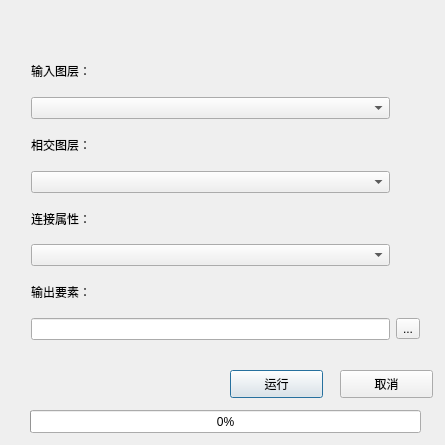
<?xml version="1.0" encoding="UTF-8"?>
<ui version="4.0">
 <class>OverlayAnalysisWindowClass</class>
 <widget class="QDialog" name="OverlayAnalysisWindowClass">
  <property name="geometry">
   <rect>
    <x>0</x>
    <y>0</y>
    <width>445</width>
    <height>445</height>
   </rect>
  </property>
  <property name="minimumSize">
   <size>
    <width>445</width>
    <height>445</height>
   </size>
  </property>
  <property name="maximumSize">
   <size>
    <width>445</width>
    <height>445</height>
   </size>
  </property>
  <property name="windowTitle">
   <string>叠加分析</string>
  </property>
  <widget class="QPushButton" name="startpushButton">
   <property name="geometry">
    <rect>
     <x>230</x>
     <y>370</y>
     <width>93</width>
     <height>28</height>
    </rect>
   </property>
   <property name="text">
    <string>运行</string>
   </property>
  </widget>
  <widget class="QPushButton" name="cancelpushButton">
   <property name="geometry">
    <rect>
     <x>340</x>
     <y>370</y>
     <width>93</width>
     <height>28</height>
    </rect>
   </property>
   <property name="text">
    <string>取消</string>
   </property>
  </widget>
  <widget class="QWidget" name="layoutWidget">
   <property name="geometry">
    <rect>
     <x>20</x>
     <y>40</y>
     <width>411</width>
     <height>311</height>
    </rect>
   </property>
   <layout class="QGridLayout" name="gridLayout">
    <item row="4" column="0">
     <widget class="QLabel" name="label_2">
      <property name="styleSheet">
       <string notr="true">font: 12pt &quot;黑体&quot;;</string>
      </property>
      <property name="text">
       <string>相交图层：</string>
      </property>
     </widget>
    </item>
    <item row="9" column="0">
     <widget class="QLineEdit" name="lineEdit"/>
    </item>
    <item row="9" column="1">
     <widget class="QToolButton" name="toolButton">
      <property name="text">
       <string>...</string>
      </property>
     </widget>
    </item>
    <item row="8" column="0">
     <widget class="QLabel" name="label_3">
      <property name="styleSheet">
       <string notr="true">font: 12pt &quot;黑体&quot;;</string>
      </property>
      <property name="text">
       <string>输出要素：</string>
      </property>
     </widget>
    </item>
    <item row="6" column="0">
     <widget class="QLabel" name="label_4">
      <property name="styleSheet">
       <string notr="true">font: 12pt &quot;黑体&quot;;</string>
      </property>
      <property name="text">
       <string>连接属性：</string>
      </property>
     </widget>
    </item>
    <item row="5" column="0">
     <widget class="QComboBox" name="analysecomboBox"/>
    </item>
    <item row="7" column="0">
     <widget class="QComboBox" name="AttributecomboBox"/>
    </item>
    <item row="2" column="0">
     <widget class="QLabel" name="label">
      <property name="styleSheet">
       <string notr="true">font: 12pt &quot;黑体&quot;;</string>
      </property>
      <property name="text">
       <string>输入图层：</string>
      </property>
     </widget>
    </item>
    <item row="3" column="0">
     <widget class="QComboBox" name="inputcomboBox"/>
    </item>
   </layout>
  </widget>
  <widget class="QProgressBar" name="progressBar">
   <property name="geometry">
    <rect>
     <x>30</x>
     <y>410</y>
     <width>391</width>
     <height>23</height>
    </rect>
   </property>
   <property name="value">
    <number>0</number>
   </property>
  </widget>
 </widget>
 <layoutdefault spacing="6" margin="11"/>
 <resources/>
 <connections/>
</ui>
